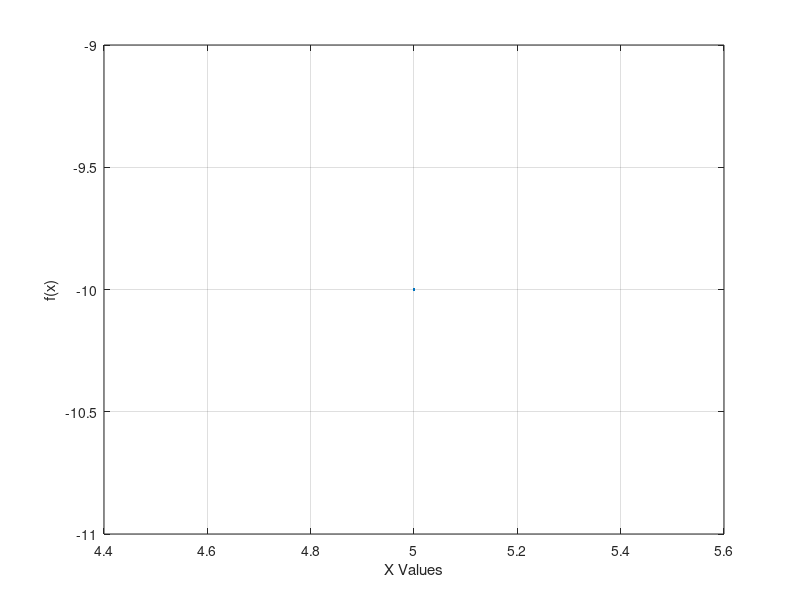

The MATLAB script that drew this image:
clear;
clc;
close all;


f = @(x) (x.^2)-(5*x)-10;

x0 = input('Başlangıç değerini girin: ');
x1 = input('Bitiş değerini girin: ');

N = input('Yineleme değerini girin: ');
es = input('Hata oranını girin: ');

x=x0:0.1:x1;
y=f(x);
figure(1),
plot(x,y)
xlabel('X Values')
ylabel('f(x)')
grid on;


if(f(x0)*f(x1)>0)
    disp('Hata: kök x1 ile x2 arasında değil');
    return;
end


i=0;
while(i<=N)
    i=i+1;
    
    x2 = x1-(f(x1)*((x1-x0)/(f(x1)-f(x0))));
    
    %Hata
    ea =abs(((x2-x1)/x2)*100);
    
    if(f(x2)==0)
        msg = sprintf('Deneme = %d, Kök = %f, Hata = %f',i,x2,ea);
        disp(msg);
        figure(1);
        plot(x,y,x2,f(x2),'o');
        title(msg);
        xlabel('X Values')
        ylabel('f(x)')
        grid on;
        break; %kök bulundu
    end 
    
    msg = sprintf('Deneme = %d, Kök = %f, Hata = %f',i,x2,ea);
    disp(msg);
    figure(1);
    plot(x,y,x2,f(x2),'o');
    title(msg);
    xlabel('X Values')
    ylabel('f(x)')
    grid on;
    pause(0.7);
    
    % durdu
    if(ea<es)
        break;
    end
    
    x0 = x1;
    x1 = x2;
end